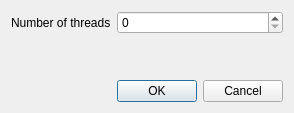
<?xml version="1.0" encoding="UTF-8"?>
<ui version="4.0">
 <class>Dialog</class>
 <widget class="QDialog" name="Dialog">
  <property name="windowTitle">
   <string>Dialog</string>
  </property>
  <layout class="QGridLayout" name="gridLayout">
   <item row="2" column="1">
    <widget class="QDialogButtonBox" name="buttonBox">
     <property name="orientation">
      <enum>Qt::Horizontal</enum>
     </property>
     <property name="standardButtons">
      <set>QDialogButtonBox::Cancel|QDialogButtonBox::Ok</set>
     </property>
    </widget>
   </item>
   <item row="0" column="0">
    <widget class="QLabel" name="label">
     <property name="text">
      <string>Number of threads</string>
     </property>
    </widget>
   </item>
   <item row="1" column="1">
    <spacer name="verticalSpacer">
     <property name="orientation">
      <enum>Qt::Vertical</enum>
     </property>
     <property name="sizeHint" stdset="0">
      <size>
       <width>20</width>
       <height>40</height>
      </size>
     </property>
    </spacer>
   </item>
   <item row="0" column="1">
    <widget class="QSpinBox" name="spinBox">
     <property name="maximum">
      <number>15</number>
     </property>
    </widget>
   </item>
  </layout>
 </widget>
 <resources/>
 <connections>
  <connection>
   <sender>buttonBox</sender>
   <signal>accepted()</signal>
   <receiver>Dialog</receiver>
   <slot>accept()</slot>
   <hints>
    <hint type="sourcelabel">
     <x>260</x>
     <y>103</y>
    </hint>
    <hint type="destinationlabel">
     <x>157</x>
     <y>112</y>
    </hint>
   </hints>
  </connection>
  <connection>
   <sender>buttonBox</sender>
   <signal>rejected()</signal>
   <receiver>Dialog</receiver>
   <slot>reject()</slot>
   <hints>
    <hint type="sourcelabel">
     <x>260</x>
     <y>103</y>
    </hint>
    <hint type="destinationlabel">
     <x>269</x>
     <y>112</y>
    </hint>
   </hints>
  </connection>
 </connections>
</ui>
